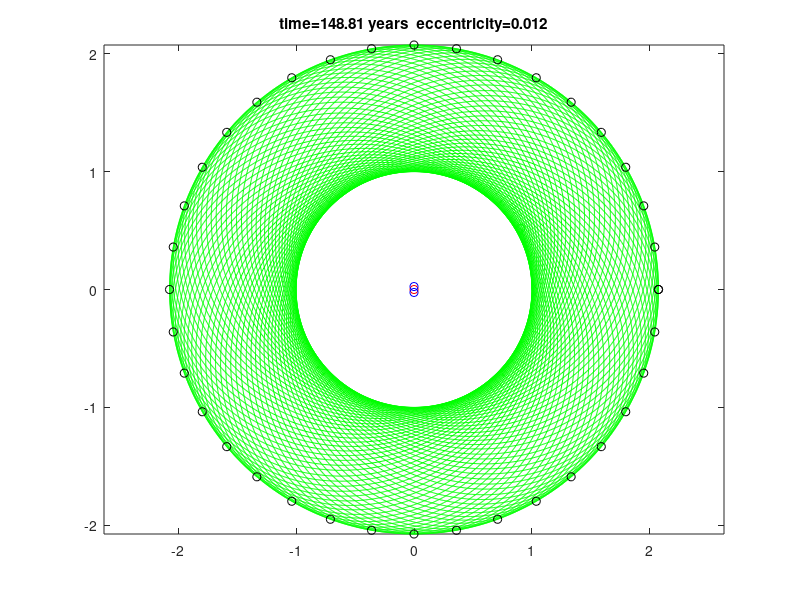

Write MATLAB code to recreate this figure.
clear;

h=0.01;       % timestep of 0.05 time-units
pos=[1 0];    % initial position
vel=[0 1.2];  % initial velocity

steps=93500;              % number of steps
skip=ceil(steps/100);   % plot only 100 frames

for i=1:steps
  x(i)=pos(1);
  y(i)=pos(2);
  time=(i-1)*h/(2*pi);

  % Draw the trajectory and ellipse every skip'th step
  if rem(i,skip)==0
    a=0.5*(max(x)-min(x));   % compute width of ellipse
    b=0.5*(max(y)-min(y));   % compute height of ellipse

    x0=0.5*(max(x)+min(x));  % compute centre (x0,y0) of ellipse
    y0=0.5*(max(y)+min(y));

    % Two kinds of ellipse (tall/thin, or squat/wide)
    if a>b
      e=sqrt(1-b^2/a^2);
      xfocus(1)=x0+sqrt(a^2-b^2);  % foci of squat ellipse
      xfocus(2)=x0-sqrt(a^2-b^2);
      yfocus=[y0 y0];  
    else
      e=sqrt(1-a^2/b^2);
      xfocus=[x0 x0];              % foci of tall ellipse
      yfocus(1)=y0+sqrt(b^2-a^2);
      yfocus(2)=y0-sqrt(b^2-a^2);
    end

    % Show the ellipse every 10 degrees
    angle=linspace(0,2*pi,37);   
    xe=x0+a*cos(angle);
    ye=y0+b*sin(angle);

    plot(pos(1),pos(2),'go',x,y,'g-',xe,ye,'ko',0,0,'ro',xfocus,yfocus,'bo')
    title(sprintf('time=%.2f years  eccentricity=%.3f',time,e))
    axis equal
    pause(0.1)
  end

  r=norm(pos);
  accel=-1/r^1.8 * pos/r;
 
  % Verlet Method
  if i==1
    next=pos + h*vel + 0.5*h*h*accel;
  else
    next=2*pos - prev + h*h*accel;
  end
 
  prev=pos;
  pos=next;
end

disp(xfocus)
disp(yfocus)
disp(e)
